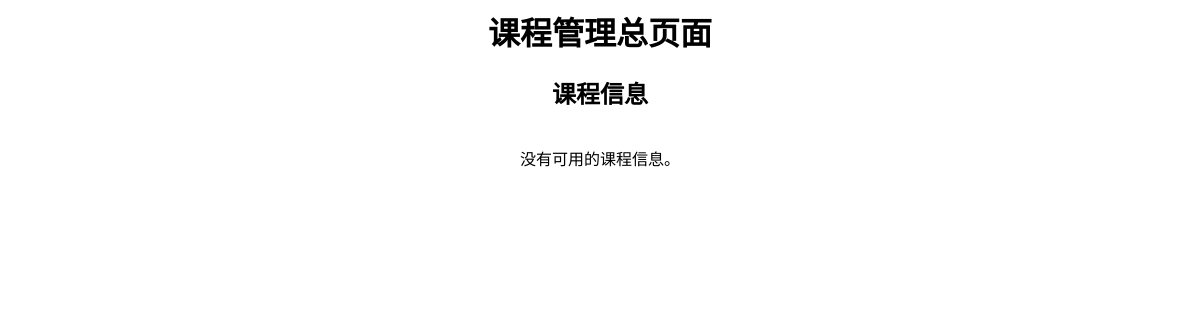
/class_search/4/4/, run on an earlier commit of the app's database.
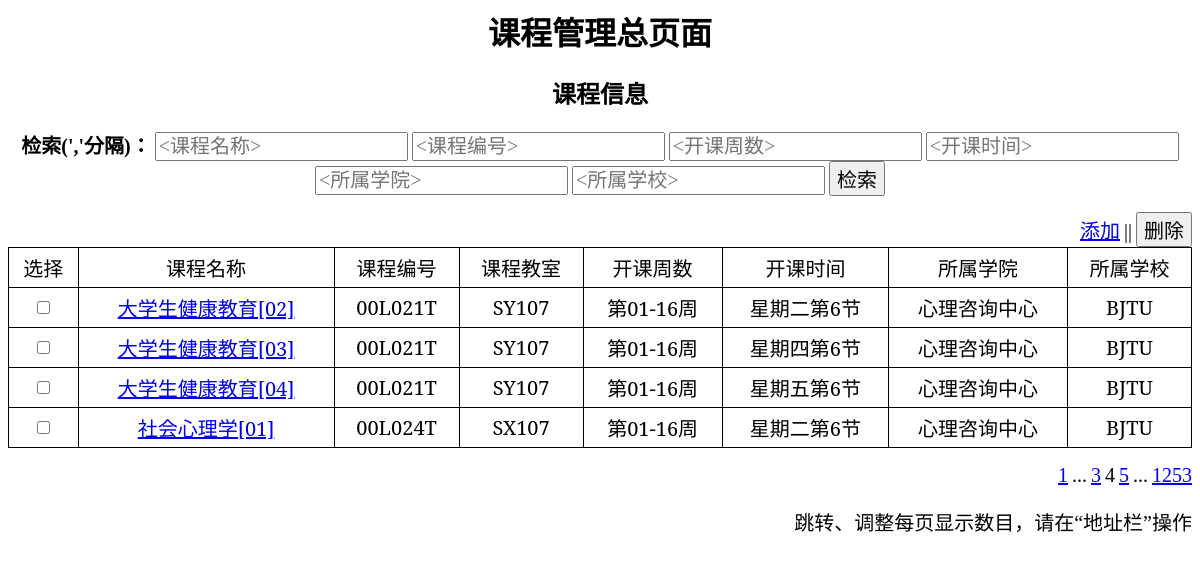
And on a later commit of the database.
### search/models.py (models this page shows, shortened)
class Lesson(models.Model):
    name = models.CharField(max_length = 51)
    teacher = models.CharField(max_length = 11)
    capacity = models.IntegerField(default = 0)
    classroom = models.CharField(max_length = 51)
    supplement = models.TextField()
    collage = models.CharField(max_length = 51)
    school = models.CharField(max_length = 51)
    lesson_id = models.CharField(max_length = 11)
    score = models.CharField(max_length = 5,default = "1.0")
    time = models.CharField(max_length = 51,default = "星期一第1节")
    weeks = models.CharField(max_length = 51,default = "第01-12周")

### search/views.py (the view)
# urls.py: path('',views.index,name = 'index'),
def index(request,number = 50,page = 1):
    begin_item = number * (page - 1)
    end_item = number * (page)
    lessons_all = Lesson.objects.all()
    cnt = lessons_all.count()
    end_item = min(end_item,cnt)
    lessons = lessons_all[begin_item:end_item]
    total_page = 0
    if (cnt % number == 0):
        total_page = cnt / number
    else:
        total_page = cnt // number + 1
    context = {'lessons':lessons,'page':page,'page_next':page+1,'page_pre':page-1,'number':number,"total_page":total_page}
    return render(request,'search/index.html',context)

### search/views.py (called while the page is built)
def min(a,b):
    if (a > b):
        return b
    else:
        return a

### search/templates/search/index.html (shortened to what this page needs)
<html>
{% load static %}
<link rel="stylesheet" type ="text/css" href = "{% static 'search/index_style.css' %}">
<h1>课程管理总页面</h1>
<h2>课程信息</h2>
<div style="overflow-x:auto;">
  {% if lessons %}
    <div style="text-align:center">
      <p class = 'text' style = 'display:inline;font-weight:bold;'>检索(','分隔)：</p>
      <input class = "text" type="text" name="keywords-name" placeholder = "<课程名称>">
      <input class = "text" type="text" name="keywords-id" placeholder = "<课程编号>">
      <input class = "text" type="text" name="keywords-week" placeholder="<开课周数>">
      <input class = "text" type="text" name="keywords-time" placeholder="<开课时间>">
      <input class = "text" type="text" name="keywords-collage" placeholder="<所属学院>">
      <input class = "text" type="text" name="keywords-school" placeholder="<所属学校>">
      <input class = "text" type="submit" name="search" value="检索">
    </div>
    <form action="{% url 'search:delete'%}" method="post">
    <div style="text-align:right">
      <a class = "text" href="{% url 'search:add'%}">添加</a>
      <p class = "text" style = "display:inline;">||</p>
      <input class = "text" type="submit" name="delete" value="删除">
    </div>
    <table border = "1">
      <tr>
        <th>选择</th>
        <th>课程名称</th>
        <th>课程编号</th>
        <th>课程教室</th>
        <th>开课周数</th>
        <th>开课时间</th>
        <th>所属学院</th>
        <th>所属学校</th>
      </tr>
      {% for lesson in lessons %}
      <tr>
        <th><input type="checkbox" name="choose" id = "choose{{lesson.id}}" value="{{lesson.id}}"></th>
        <th><a href="{% url 'search:detail' lesson.id%}">{{lesson.name}}</a></th>
        <th>{{lesson.lesson_id}}</th>
        <th>{{lesson.classroom}}</th>
        <th>{{lesson.weeks}}</th>
        <th>{{lesson.time}}</th>
        <th>{{lesson.collage}}</th>
        <th>{{lesson.school}}</th>
      </tr>
      {% endfor %}
    </table>
  </form>
</div>
<div style = "text-align:right">
  {% if page != 1 %}
    <a class = "text" href="\class_search\{{number}}\1">1</a>
    <p class = "text" style = "display:inline;">...</p>
    <a class = "text" href="\class_search\{{number}}\{{page_pre}}">{{page_pre}}</a>
  {% endif %}
    <p class = "text" style = "display:inline;">{{page}}</p>
  {% if page != total_page%}
    <a class ="text" href = "\class_search\{{number}}\{{page_next}}">{{page_next}}</a>
    <p class = "text" style = "display:inline;">...</p>
    <a class = "text" href="\class_search\{{number}}\{{total_page}}">{{total_page}}</a>
  {% endif %}
  <p class = "text">跳转、调整每页显示数目，请在“地址栏”操作</p>
</div>
{% else %}
<p style = "text-align:center">没有可用的课程信息。</p>
{% endif %}
</html>

### search/static/search/index_style.css (style rules this page uses)
table { width: 100%; border-collapse: collapse; }
th,td { padding: 5px; border-bottom: 1px solid #ddd; }
table, th,td { border: 1px solid black; }
th { text-align: center; font-family: "楷体","serif","sans-serif"; font-weight: normal; font-size: 20px; }
h1 { font-family: "楷体"; text-align: center; }
h2 { font-family: "楷体"; text-align: center; }
.text { font-family: "楷体"; font-size: 20px; }

What changed in the data, as far as the page shows it:
added Lesson: name "大学生健康教育[02]", lesson_id "00L021T", classroom "SY107", weeks "第01-16周", time "星期二第6节", collage "心理咨询中心", school "BJTU"
added Lesson: name "大学生健康教育[03]", lesson_id "00L021T", classroom "SY107", weeks "第01-16周", time "星期四第6节", collage "心理咨询中心", school "BJTU"
added Lesson: name "大学生健康教育[04]", lesson_id "00L021T", classroom "SY107", weeks "第01-16周", time "星期五第6节", collage "心理咨询中心", school "BJTU"
added Lesson: name "社会心理学[01]", lesson_id "00L024T", classroom "SX107", weeks "第01-16周", time "星期二第6节", collage "心理咨询中心", school "BJTU"
Also different on the page:
form field search: (not shown) → "检索"
form field delete: (not shown) → "删除"
{{ page_pre }}: (not shown) → "3"
{{ page }}: (not shown) → "4"
{{ page_next }}: (not shown) → "5"
{{ total_page }}: (not shown) → "1253"
text no longer shown: "没有可用的课程信息。"
text now shown: "检索(','分隔)： 添加 || 选择 课程名称 课程编号 课程教室 开课周数 开课时间 所属学院 所属学校 1 ... ... 跳转、调整每页显示数目，请在“地址栏”操作"
